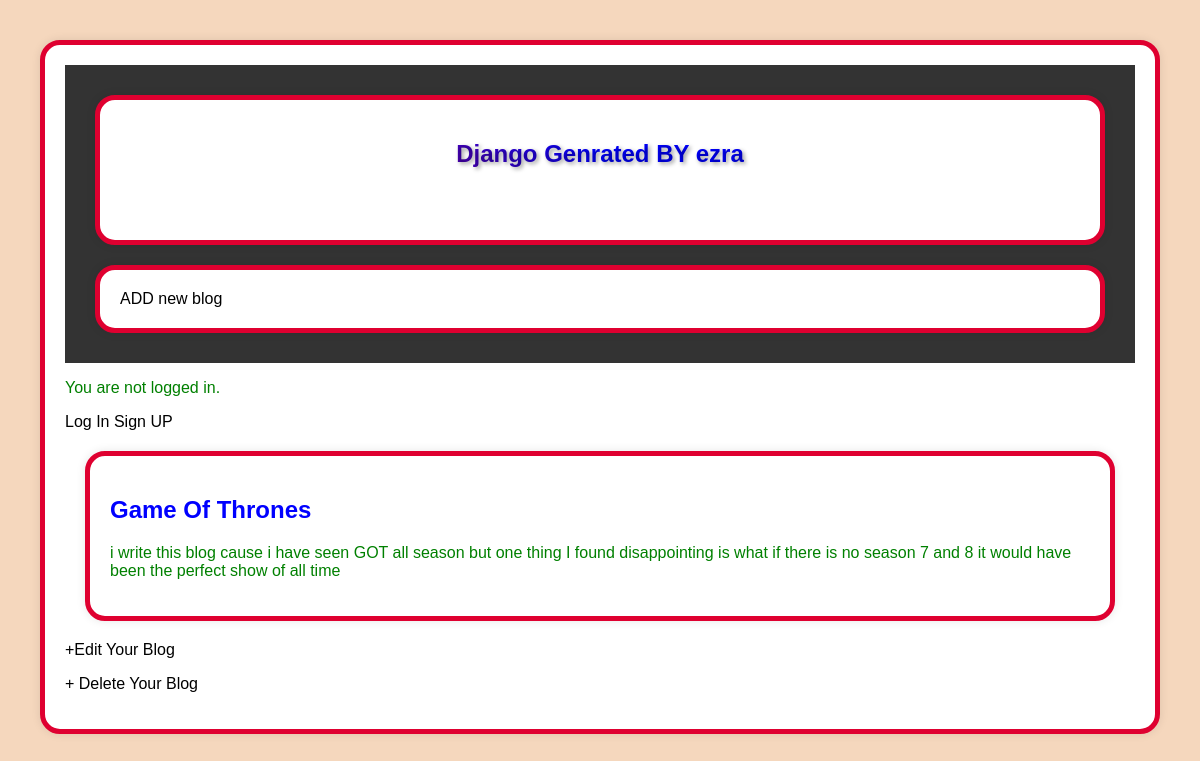
The app's page /post/1/ with its own data.
### blog/models.py (models this page shows, shortened)
class Post(models.Model):
    title = models.CharField(max_length=200)
    author = models.ForeignKey(
            "auth.User",
            on_delete=models.CASCADE,
    )
    body = models.TextField()

### blog/views.py (the view)
# urls.py: path("post/<int:pk>/", BlogDetailView.as_view(), name="post_detail"),
class BlogDetailView(DetailView):
    model = Post
    template_name = "post_detail.html"

### templates/post_detail.html
{% extends "base.html" %}
{% block content %}
<div class="post-entry">
	<h2>{{ object.title }}</h2>
	<p>{{ object.body }}</p>
</div>
<p><a href="{% url 'post_edit' post.pk %}">+Edit Your Blog</a></p>
<p><a href="{% url 'post_delete' post.pk %}">+ Delete Your Blog</a></p>
{% endblock content %}

### static/css/origin.css (style rules this page uses)
body { margin: 10; padding: 10; font-family: Arial, sans-serif; background-color: #F5D7BD; color: #0000FF; }
p { color: #008000; }
div { margin: 20px; padding: 20px; background-color: #ffffff; box-shadow: 0px 0px 10px rgba(0, 0, 0, 0.1); }
a { color: #000000; text-decoration: none; }
div { border: 5px solid #DF0030; border-radius: 20px; background: linear-gradient(45deg, #FFFF00; , #E9967A); animation: gradient-animation 5s ease-in-out infinite; }

### records on screen
Post: title "Game Of Thrones", body "i write this blog cause i have seen GOT all season but one thing I found disappointing is what if there is no season 7 and 8 it would have been the perfect show of all time"
